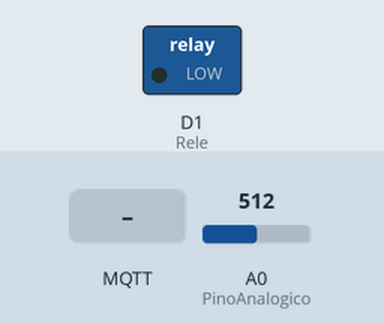
This sketch was run on a simulated ESP8266 (NodeMCU). Parts: switched loads named in the sketch (green lamp = pin HIGH). The test bench sets the inputs (shaded band); at power-on: A0 (PinoAnalogico) = 512. WiFi joins after 1.5 s; servers stay silent unless stated; the local clock reads 2024-03-15 10:24:30 at power-on unless the sketch sets it; no MQTT or app messages arrive unless stated; what the sketch prints to the serial monitor is not drawn.

Above: at 2.7 s.
2.8 s: MQTT message "ligar" arrives on the first subscribed topic
At 3.2 s:
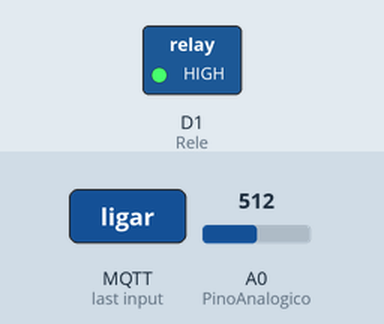
11.5 s: MQTT message "desligar" arrives on the first subscribed topic
At 12.4 s:
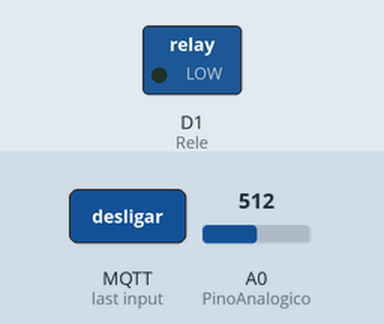
Timing chart, 0 to 14.0 s (numbered marks = the images above; inputs shaded):
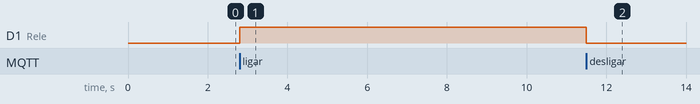

The sketch:

CodigoFonte.ino
```cpp
#include <ESP8266WiFi.h>
#include <PubSubClient.h>
#include <time.h>

// Configurações Wi-Fi
const char* ssid = "CLARO_71BFC6";    // Substitua pelo nome da sua rede Wi-Fi
const char* password = "gTMkWRUZUY";  // Substitua pela senha da sua rede Wi-Fi

// Configurações MQTT
const char* mqtt_server = "test.mosquitto.org";  // Endereço do servidor Mosquitto
const int mqtt_port = 1883;                     // Porta padrão MQTT

WiFiClient espClient;
PubSubClient client(espClient);

// Pinos do sensor e relé
int PinoAnalogico = A0;
int Rele = D1;

// Variáveis de estado
int ValAnalogIn;
int UmidadeAtual = -1;  // Valor atual da umidade (inicializado como -1 para garantir envio inicial)
int UmidadeAnterior = -1; // Valor anterior da umidade
const int THRESHOLD = 5;  // Diferença mínima para enviar uma nova leitura (%)

// Limites para calibração do sensor
const int SENSOR_SECO = 244;  // Valor analógico com solo seco
const int SENSOR_UMIDO = 223; // Valor analógico com solo totalmente molhado

unsigned long lastCheckTime = 0;       // Timestamp para última verificação
const unsigned long checkInterval = 5000; // Intervalo de leitura do sensor (em milissegundos)

// Função para obter o timestamp absoluto
unsigned long getUnixTimestamp() {
  time_t now;
  time(&now); // Obtém o tempo atual em segundos desde 1970
  if (now < 1609459200) { // Verifica se o timestamp é válido (após 01/01/2021)
    Serial.println("Erro: Tempo não sincronizado corretamente.");
    return 0; // Retorna 0 se o tempo não estiver sincronizado
  }
  unsigned long timestamp = now * 1000; // Converte para milissegundos
  Serial.println("Timestamp sincronizado (ms): " + String(timestamp));
  return timestamp; // Retorna o valor em milissegundos
}

void setup() {
  // Configuração Serial e Wi-Fi
  Serial.begin(9600);
  setup_wifi();

  // Configuração do tempo NTP
  configTime(0, 0, "pool.ntp.org", "time.nist.gov");  // Sincroniza com servidores NTP
  Serial.println("Sincronizando o tempo...");
  while (time(nullptr) < 1609459200) { // Aguarda até que o timestamp seja válido (após 01/01/2021)
    delay(1000);
    Serial.print(".");
  }
  Serial.println("\nTempo sincronizado com sucesso!");

  // Configuração MQTT
  client.setServer(mqtt_server, mqtt_port);
  client.setCallback(callback);  // Define o callback para comandos

  // Configuração dos pinos
  pinMode(Rele, OUTPUT);
}

void loop() {
  if (!client.connected()) {
    reconnect();
  }
  client.loop();

  unsigned long currentTime = millis();

  // Verifica o sensor a cada intervalo definido
  if (currentTime - lastCheckTime >= checkInterval) {
    lastCheckTime = currentTime;

    // Leitura do sensor de umidade
    ValAnalogIn = analogRead(PinoAnalogico);
    UmidadeAtual = map(ValAnalogIn, SENSOR_SECO, SENSOR_UMIDO, 0, 100); // Ajuste de calibração
    UmidadeAtual = constrain(UmidadeAtual, 0, 100); // Garante que o valor fique entre 0 e 100

    // Obtem o timestamp atual
    unsigned long timestamp = getUnixTimestamp();

    // Publica no broker MQTT apenas se o timestamp for válido
    if (timestamp != 0) {
      // Envia para o broker MQTT apenas se a diferença de umidade for maior que o threshold
      if (abs(UmidadeAtual - UmidadeAnterior) >= THRESHOLD) {
        String payload = "{\"umidade\": " + String(UmidadeAtual) + ", \"timestamp\": " + String(timestamp) + "}";
        client.publish("sensor/umidade", payload.c_str());
        Serial.println("Publicando no MQTT: " + payload);

        // Atualiza o valor anterior
        UmidadeAnterior = UmidadeAtual;
      } else {
        Serial.println("Nenhuma alteração significativa na umidade detectada.");
      }
    } else {
      Serial.println("Erro: Tempo inválido, dados não foram publicados.");
    }

    // Debug no Serial Monitor
    Serial.print("Valor Analógico: ");
    Serial.print(ValAnalogIn);
    Serial.print(" | Umidade Atual: ");
    Serial.print(UmidadeAtual);
    Serial.print("% | Umidade Anterior: ");
    Serial.println(UmidadeAnterior);
  }
}


// Configuração da conexão Wi-Fi
void setup_wifi() {
  delay(10);
  Serial.println("Conectando ao WiFi...");
  WiFi.begin(ssid, password);

  while (WiFi.status() != WL_CONNECTED) {
    delay(500);
    Serial.print(".");
  }
  Serial.println("WiFi conectado!");
}

// Reconexão ao MQTT
void reconnect() {
  while (!client.connected()) {
    Serial.println("Tentando se conectar ao MQTT...");
    if (client.connect("NodeMCU_Irrigador_154_fhc")) {
      Serial.println("Conectado ao MQTT!");
      // Assina o tópico de controle
      client.subscribe("irrigador/controle");
    } else {
      Serial.print("Falha, rc=");
      Serial.print(client.state());
      Serial.println(" Tentando novamente em 5 segundos...");
      delay(5000);
    }
  }
}

// Callback para processar comandos MQTT
void callback(char* topic, byte* payload, unsigned int length) {
  String mensagem = "";
  for (int i = 0; i < length; i++) {
    mensagem += (char)payload[i];
  }

  Serial.print("Mensagem recebida [");
  Serial.print(topic);
  Serial.print("]: ");
  Serial.println(mensagem);

  // Processa comandos no tópico "irrigador/controle"
  if (String(topic) == "irrigador/controle") {
    if (mensagem == "ligar") {
      digitalWrite(Rele, HIGH);  // Liga a bomba
      client.publish("irrigador/status", "Relé acionado manualmente");
      Serial.println("Relé ligado manualmente.");
    } else if (mensagem == "desligar") {
      digitalWrite(Rele, LOW);  // Desliga a bomba
      client.publish("irrigador/status", "Relé desligado manualmente");
      Serial.println("Relé desligado manualmente.");
    }
  }
}
```

Measured:
- after the input at 2.8 s, D1 (Rele): LOW → HIGH at once
- after the input at 11.5 s, D1 (Rele): HIGH → LOW at once
